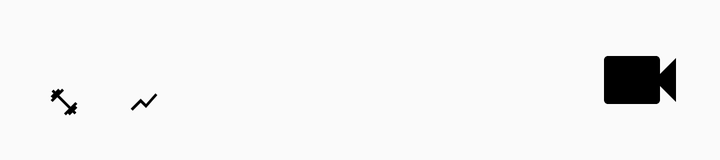
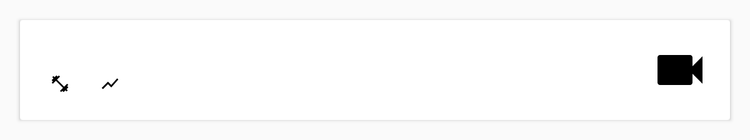

One screen, two layout resources from the same app: the default and the repository's alternative for another configuration. Each is rendered where Android would select it; the XML of both is given below.
<!-- AndroidManifest.xml: application theme AppTheme -->
<!-- res/layout/grid_item_workout.xml -->
<?xml version="1.0" encoding="utf-8"?>
<android.support.constraint.ConstraintLayout xmlns:android="http://schemas.android.com/apk/res/android"
    xmlns:app="http://schemas.android.com/apk/res-auto"
    android:layout_width="match_parent"
    android:layout_height="wrap_content"
    android:padding="@dimen/content_padding">

    <TextView
        android:id="@+id/name_tv"
        android:layout_width="0dp"
        android:layout_height="wrap_content"
        app:layout_constraintBottom_toTopOf="@id/exercises_count_tv"
        app:layout_constraintEnd_toStartOf="@id/video_indicator_iv"
        app:layout_constraintStart_toStartOf="parent"
        app:layout_constraintTop_toTopOf="parent" />

    <TextView
        android:id="@+id/exercises_count_tv"
        android:layout_width="wrap_content"
        android:layout_height="wrap_content"
        android:drawableEnd="@drawable/ic_fitness_center"
        android:drawablePadding="@dimen/content_padding_small"
        app:layout_constraintBottom_toBottomOf="parent"
        app:layout_constraintStart_toStartOf="parent"
        app:layout_constraintTop_toBottomOf="@id/name_tv" />

    <TextView
        android:id="@+id/activities_count_tv"
        android:layout_width="wrap_content"
        android:layout_height="wrap_content"
        android:layout_marginStart="@dimen/content_margin"
        android:drawableEnd="@drawable/ic_show_chart"
        android:drawablePadding="@dimen/content_padding_small"
        app:layout_constraintBottom_toBottomOf="parent"
        app:layout_constraintStart_toEndOf="@id/exercises_count_tv"
        app:layout_constraintTop_toBottomOf="@id/name_tv" />


    <ImageView
        android:id="@+id/video_indicator_iv"
        android:layout_width="48dp"
        android:layout_height="48dp"
        android:contentDescription="@string/content_description_image"
        android:src="@drawable/ic_videocam"
        app:layout_constraintBottom_toBottomOf="parent"
        app:layout_constraintEnd_toEndOf="parent"
        app:layout_constraintStart_toEndOf="@id/name_tv"
        app:layout_constraintTop_toTopOf="parent" />
</android.support.constraint.ConstraintLayout>
<!-- resources referenced by this layout -->
<resources>
  <dimen name="content_margin">16dp</dimen>
  <dimen name="content_padding">16dp</dimen>
  <dimen name="content_padding_small">8dp</dimen>
  <!-- drawable ic_fitness_center (drawable) -->
  <vector xmlns:android="http://schemas.android.com/apk/res/android"
          android:width="16dp"
          android:height="16dp"
          android:viewportWidth="24.0"
          android:viewportHeight="24.0">
      <path
          android:fillColor="#FF000000"
          android:pathData="M20.57,14.86L22,13.43 20.57,12 17,15.57 8.43,7 12,3.43 10.57,2 9.14,3.43 7.71,2 5.57,4.14 4.14,2.71 2.71,4.14l1.43,1.43L2,7.71l1.43,1.43L2,10.57 3.43,12 7,8.43 15.57,17 12,20.57 13.43,22l1.43,-1.43L16.29,22l2.14,-2.14 1.43,1.43 1.43,-1.43 -1.43,-1.43L22,16.29z"/>
  </vector>
  <!-- drawable ic_show_chart (drawable) -->
  <vector xmlns:android="http://schemas.android.com/apk/res/android"
          android:width="16dp"
          android:height="16dp"
          android:viewportWidth="24.0"
          android:viewportHeight="24.0">
      <path
          android:fillColor="#FF000000"
          android:pathData="M3.5,18.49l6,-6.01 4,4L22,6.92l-1.41,-1.41 -7.09,7.97 -4,-4L2,16.99z"/>
  </vector>
  <!-- drawable ic_videocam (drawable) -->
  <vector xmlns:android="http://schemas.android.com/apk/res/android"
      android:width="48dp"
      android:height="48dp"
      android:viewportHeight="24.0"
      android:viewportWidth="24.0">
      <path
          android:fillColor="#FF000000"
          android:pathData="M17,10.5V7c0,-0.55 -0.45,-1 -1,-1H4c-0.55,0 -1,0.45 -1,1v10c0,0.55 0.45,1 1,1h12c0.55,0 1,-0.45 1,-1v-3.5l4,4v-11l-4,4z" />
  </vector>
  <string name="content_description_image">image_content_description</string>
  <style name="AppTheme" parent="Theme.AppCompat.Light.DarkActionBar">
          
          <item name="colorPrimary">@color/colorPrimary</item>
          <item name="colorPrimaryDark">@color/colorPrimaryDark</item>
          <item name="colorAccent">@color/colorAccent</item>
  
          <item name="android:textSize">@dimen/text_size_content</item>
          <item name="android:textColor">@color/colorTextPrimary</item>
      </style>
  <color name="colorPrimary">#3F51B5</color>
  <color name="colorPrimaryDark">#303F9F</color>
  <color name="colorAccent">#FF4081</color>
  <dimen name="text_size_content">14sp</dimen>
  <color name="colorTextPrimary">#212121</color>
</resources>
<!-- res/layout-sw600dp/grid_item_workout.xml (the repository's variant of the layout above) -->
<!-- drawn on a 7-inch tablet held upright -->
<?xml version="1.0" encoding="utf-8"?>
<android.support.v7.widget.CardView xmlns:android="http://schemas.android.com/apk/res/android"
    xmlns:app="http://schemas.android.com/apk/res-auto"
    android:layout_width="match_parent"
    android:layout_height="wrap_content"
    android:layout_margin="@dimen/content_margin"
    app:cardCornerRadius="@dimen/cardview_default_radius"
    app:cardElevation="@dimen/cardview_default_elevation">

    <android.support.constraint.ConstraintLayout
        android:layout_width="match_parent"
        android:layout_height="wrap_content"
        android:padding="@dimen/content_padding">

        <TextView
            android:id="@+id/name_tv"
            android:layout_width="0dp"
            android:layout_height="wrap_content"
            app:layout_constraintBottom_toTopOf="@id/exercises_count_tv"
            app:layout_constraintEnd_toStartOf="@id/video_indicator_iv"
            app:layout_constraintStart_toStartOf="parent"
            app:layout_constraintTop_toTopOf="parent" />

        <TextView
            android:id="@+id/exercises_count_tv"
            android:layout_width="wrap_content"
            android:layout_height="wrap_content"
            android:drawableEnd="@drawable/ic_fitness_center"
            android:drawablePadding="@dimen/content_padding_small"
            app:layout_constraintBottom_toBottomOf="parent"
            app:layout_constraintStart_toStartOf="parent"
            app:layout_constraintTop_toBottomOf="@id/name_tv" />

        <TextView
            android:id="@+id/activities_count_tv"
            android:layout_width="wrap_content"
            android:layout_height="wrap_content"
            android:layout_marginStart="@dimen/content_margin"
            android:drawableEnd="@drawable/ic_show_chart"
            android:drawablePadding="@dimen/content_padding_small"
            app:layout_constraintBottom_toBottomOf="parent"
            app:layout_constraintStart_toEndOf="@id/exercises_count_tv"
            app:layout_constraintTop_toBottomOf="@id/name_tv" />


        <ImageView
            android:id="@+id/video_indicator_iv"
            android:layout_width="48dp"
            android:layout_height="48dp"
            android:contentDescription="@string/content_description_image"
            android:src="@drawable/ic_videocam"
            app:layout_constraintBottom_toBottomOf="parent"
            app:layout_constraintEnd_toEndOf="parent"
            app:layout_constraintStart_toEndOf="@id/name_tv"
            app:layout_constraintTop_toTopOf="parent" />
    </android.support.constraint.ConstraintLayout>
</android.support.v7.widget.CardView>
